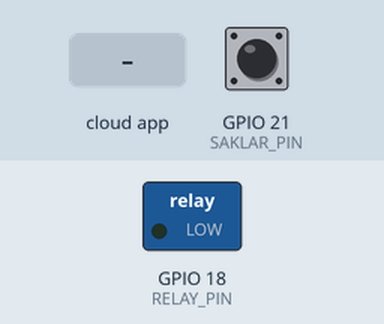
Bench run of a sketch on a simulated ESP32. Parts: switched loads named in the sketch (green lamp = pin HIGH). The inputs (shaded band) are chosen by the test bench; at power-on: GPIO 21 (SAKLAR_PIN) HIGH. WiFi joins after 1.5 s; servers stay silent unless stated; the local clock reads 2024-03-15 10:24:30 at power-on unless the sketch sets it; the Firebase database answers and starts empty; what the sketch prints to the serial monitor is not drawn.

Above: at 3.7 s.
3.8 s: the phone or cloud app sets value to ON
At 5.0 s:
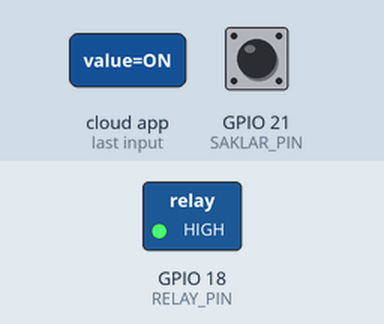
5.6 s: GPIO 21 (SAKLAR_PIN) pulled LOW for 1 s
At 6.3 s:
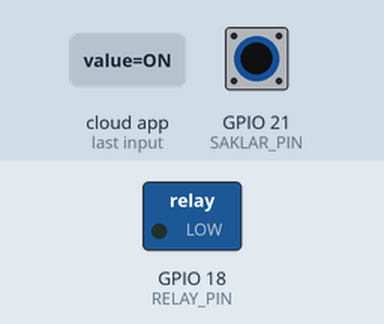
8.1 s: GPIO 21 (SAKLAR_PIN) pulled LOW for 0.2 s
At 8.9 s:
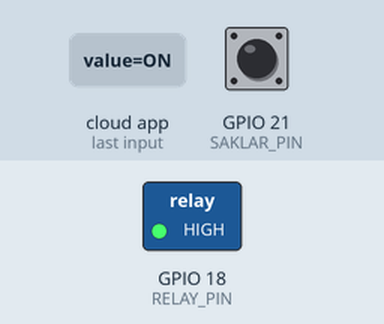
9.8 s: GPIO 21 (SAKLAR_PIN) pulled LOW for 3.2 s
At 10.8 s:
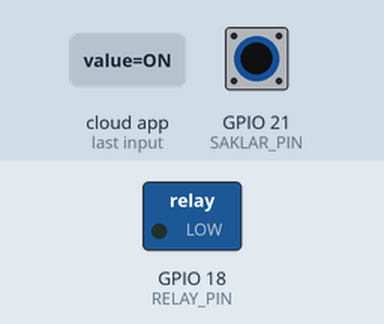
Timing chart, 0 to 12.8 s (numbered marks = the images above; inputs shaded):
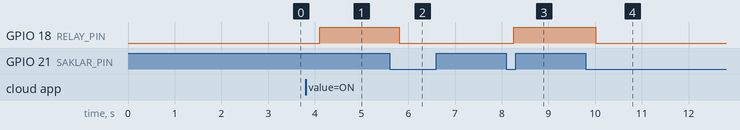

Measured:
- after the input at 3.8 s, GPIO 18 (RELAY_PIN): LOW → HIGH after 0.30 s
- after the input at 5.6 s, GPIO 18 (RELAY_PIN): HIGH → LOW after 0.20 s
- after the input at 8.1 s, GPIO 18 (RELAY_PIN): LOW → HIGH after 0.16 s
- after the input at 9.8 s, GPIO 18 (RELAY_PIN): HIGH → LOW after 0.21 s

The sketch:

RumahModern.ino
```cpp
#include <WiFi.h>
#include <FirebaseESP32.h>
#include <time.h>

/* ===== WIFI & FIREBASE ===== */
const char* ssid = "";
const char* password = "";

// Database URL
#define FIREBASE_HOST ""
// Database Secret
#define FIREBASE_AUTH ""

FirebaseData fbdo;
FirebaseAuth auth;
FirebaseConfig config;

/* ===== PIN ===== */
#define RELAY_PIN 18
#define SAKLAR_PIN 21

/* ===== STATE ===== */
bool lampuStatus = false;
bool lastScheduleState = false;
String startTime = "17:45";
String endTime   = "03:30";

/* ===== FUNGSI WAKTU ===== */
String waktuLengkap() {
  time_t now = time(nullptr);
  struct tm* t = localtime(&now);
  if (!t || t->tm_year < 120) return "--";
  const char* hari[] = {"Minggu","Senin","Selasa","Rabu","Kamis","Jumat","Sabtu"};
  char buf[64];
  sprintf(buf,"%s, %02d/%02d/%04d %02d:%02d WIB",
          hari[t->tm_wday], t->tm_mday, t->tm_mon + 1, t->tm_year + 1900,
          t->tm_hour, t->tm_min);
  return String(buf);
}

/* ===== LOGIKA JADWAL ===== */
bool inSchedule(int h, int m) {
  int now = h * 60 + m;
  int s = startTime.substring(0,2).toInt() * 60 + startTime.substring(3,5).toInt();
  int e = endTime.substring(0,2).toInt() * 60 + endTime.substring(3,5).toInt();
  if (s <= e) return now >= s && now < e;
  return now >= s || now < e;
}

/* ===== SYNC FIREBASE ===== */
void syncFirebase(String mode) {
  Firebase.setBool(fbdo, "/lampu/status", lampuStatus);
  Firebase.setString(fbdo, "/lampu/mode", mode);
  Firebase.setString(fbdo, "/lampu/time", waktuLengkap());

  FirebaseJson log;
  log.set("event", lampuStatus ? "Light ON" : "Light OFF");
  log.set("mode", mode);
  log.set("time", waktuLengkap());
  // Ini yang akan mengisi folder /logs di Firebase Console Anda
  Firebase.pushJSON(fbdo, "/logs", log);
}

/* ===== RELAY CONTROL ===== */
void setLamp(bool on, String mode) {
  lampuStatus = on;
  digitalWrite(RELAY_PIN, on ? HIGH : LOW);
  syncFirebase(mode);

  Serial.print("Status Lampu: ");
  Serial.println(on ? "NYALA" : "MATI");
}

/* ===== SETUP ===== */
void setup() {
  Serial.begin(115200);
  pinMode(RELAY_PIN, OUTPUT);
  pinMode(SAKLAR_PIN, INPUT_PULLUP);

  WiFi.begin(ssid, password);
  while (WiFi.status() != WL_CONNECTED) { delay(500); Serial.print("."); }

  configTime(7 * 3600, 0, "pool.ntp.org", "id.pool.ntp.org");

  config.host = FIREBASE_HOST;
  config.signer.tokens.legacy_token = FIREBASE_AUTH;
  Firebase.begin(&config, &auth);
  Firebase.reconnectWiFi(true);

  // Tunggu sinkronisasi waktu NTP
  time_t now = time(nullptr);
  while (now < 1000000) { delay(300); now = time(nullptr); }

  // Ambil setting jadwal dari Firebase
  if (Firebase.getString(fbdo, "/settings/startTime")) startTime = fbdo.stringData();
  if (Firebase.getString(fbdo, "/settings/endTime")) endTime = fbdo.stringData();

  struct tm* t = localtime(&now);
  bool currSchedule = inSchedule(t->tm_hour, t->tm_min);
  lastScheduleState = currSchedule;

  lampuStatus = currSchedule;
  digitalWrite(RELAY_PIN, lampuStatus ? HIGH : LOW);
  syncFirebase("AUTO_BOOT");

  Firebase.setString(fbdo, "/command/value", "NONE");
}

/* ===== LOOP ===== */
void loop() {
  if (!Firebase.ready()) return;

  // Sync Jadwal setiap 30 detik
  static unsigned long lastSync = 0;
  if (millis() - lastSync > 30000) {
    if (Firebase.getString(fbdo, "/settings/startTime")) startTime = fbdo.stringData();
    if (Firebase.getString(fbdo, "/settings/endTime")) endTime = fbdo.stringData();
    lastSync = millis();
  }

  // Cek Tombol Saklar Fisik
  static bool lastBtn = HIGH;
  bool btn = digitalRead(SAKLAR_PIN);
  if (btn != lastBtn) {
    delay(50);
    if (digitalRead(SAKLAR_PIN) == btn && btn == LOW) {
      setLamp(!lampuStatus, "MANUAL_SWITCH");
    }
    lastBtn = btn;
  }

  // Cek Perintah dari Aplikasi (App Control)
  if (Firebase.getString(fbdo, "/command/value")) {
    String cmd = fbdo.stringData();
    if (cmd != "NONE") {
      if (cmd == "ON") setLamp(true, "MANUAL_APP");
      else if (cmd == "OFF") setLamp(false, "MANUAL_APP");
      Firebase.setString(fbdo, "/command/value", "NONE");
    }
  }

  // Logika Otomatis Jadwal
  time_t now = time(nullptr);
  struct tm* t = localtime(&now);
  if (t && t->tm_year >= 120) {
    bool currSchedule = inSchedule(t->tm_hour, t->tm_min);
    if (currSchedule != lastScheduleState) {
      lastScheduleState = currSchedule;
      setLamp(currSchedule, "AUTO");
    }
  }
  delay(200);
}
```
